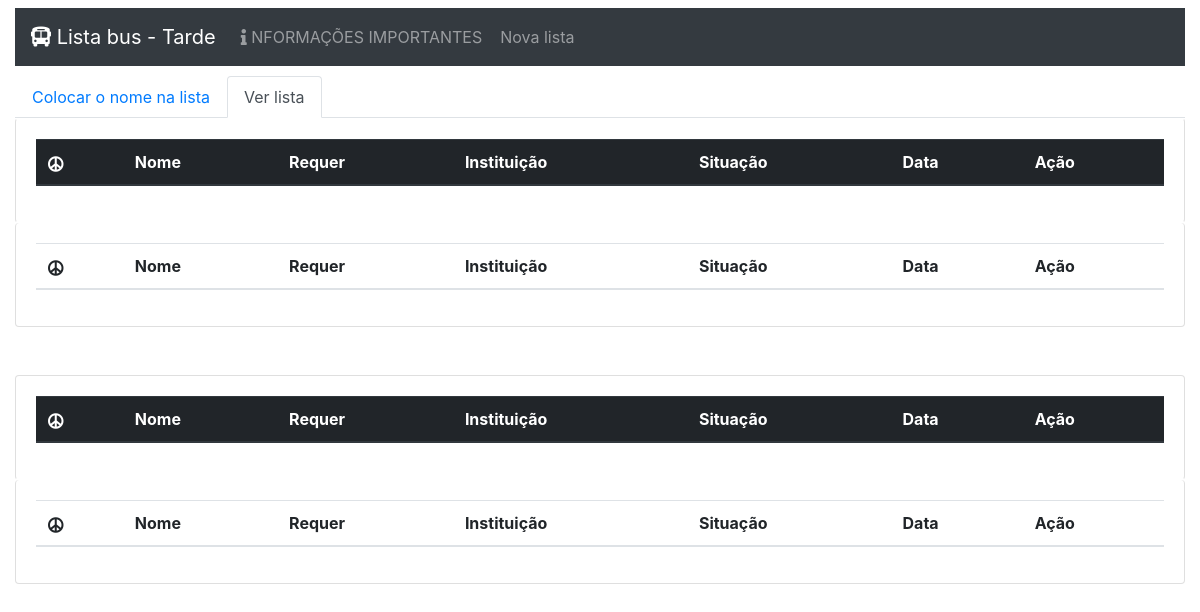
/, run on an earlier commit of the app's database.
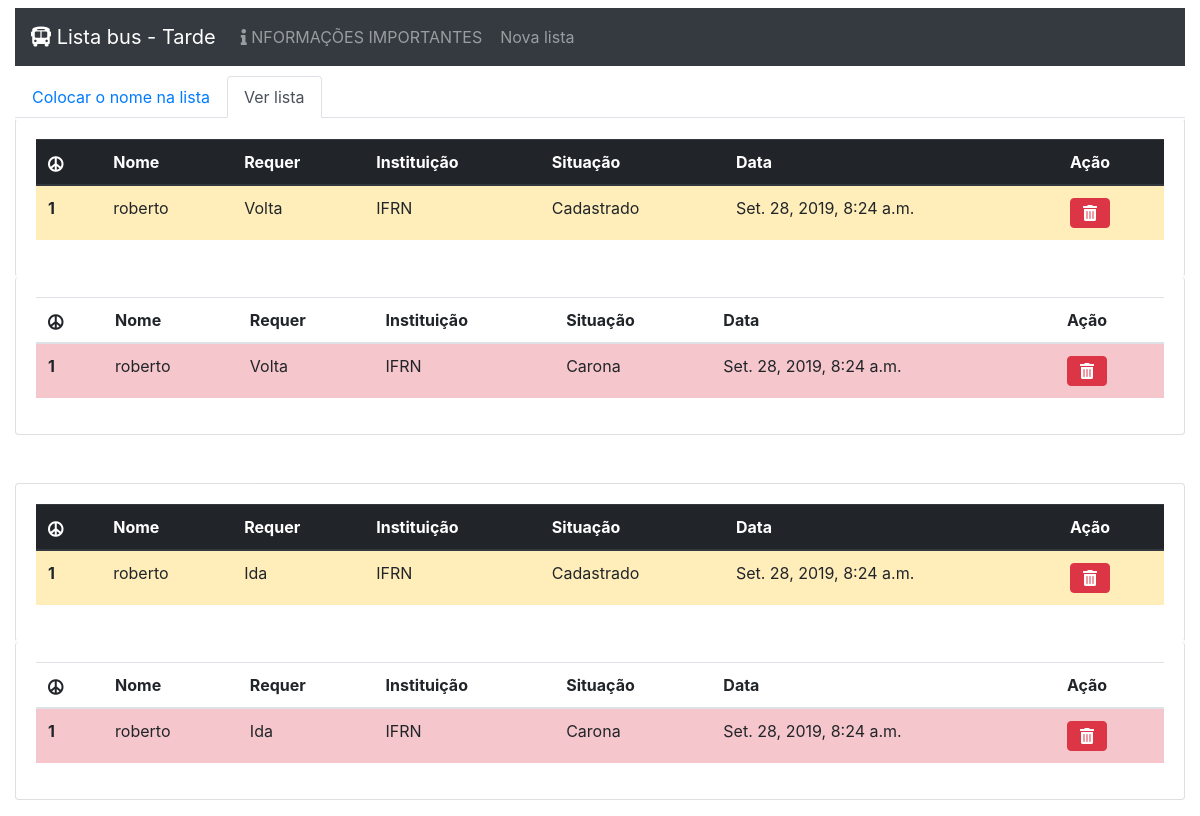
And on a later commit of the database.
### lista/models.py (models this page shows, shortened)
class Aluno(models.Model):
	IDA = 1
	IDAEVOLTA = 2
	VOLTA = 3
	STATUS_CHOICES = (
	    (IDA, 'Ida'),
	    (IDAEVOLTA, 'Ida e volta'),
	    (VOLTA, 'Volta'),
	)
	CADASTRADO = 1
	CARONA = 2
	STATUS_CHOICES2 = (
	    (CADASTRADO, 'Cadastrado'),
	    (CARONA, 'Carona'),
	)
	data = models.DateTimeField(auto_now_add=True) #default = timezone.now
	nome = models.CharField(max_length = 100)
	acao = models.IntegerField(choices=STATUS_CHOICES, default=IDAEVOLTA)
	instituicao = models.CharField(max_length = 10)
	situacao = models.IntegerField(choices=STATUS_CHOICES2, default=CADASTRADO)

### lista/views.py (the view)
# urls.py: path('', views.listar, name='menu'),
def listar (request):
	lista0 = Aluno.objects.all().filter(situacao=Aluno.CADASTRADO, acao=Aluno.VOLTA)
	lista1 = Aluno.objects.all().filter(situacao=Aluno.CADASTRADO, acao=Aluno.IDA)
	lista2 = Aluno.objects.all().filter(situacao=Aluno.CARONA,acao=Aluno.VOLTA)
	lista3 = Aluno.objects.all().filter(situacao=Aluno.CARONA,acao=Aluno.IDA)
	return render (request, 'main.html', {"cadastrados": lista0,'caronas': lista2, 'cadastradosi':lista1, 'caronasi':lista3})

### lista/templates/main.html (shortened to what the changed rows need)
<html lang="pt-br">
<head>
  <link rel="stylesheet" href="https://use.fontawesome.com/releases/v5.5.0/css/all.css">
  <link rel="stylesheet" href="https://stackpath.bootstrapcdn.com/bootstrap/4.1.3/css/bootstrap.min.css">
</head>
<body>
  <div class="container-fluid">
      <div class="tab-content" id="myTabContent">
        <div class="tab-pane fade show active" id="lv" role="tabpanel" aria-labelledby="profile-tab">
        <div class="row">
          <div class="col-md-12">
            <div class="card" style="border-top-color: white; border-bottom-color: white">
              <div class="card-body">
                  <div class="table-responsive">
                  <table class="table">
                      <thead class="thead-dark">
                      <tr>
                          <th scope="col"><i class="fas fa-peace"></i></th>
                          <th scope="col">Nome</th>
                          <th scope="col">Requer</th>
                          <th scope="col">Instituição</th>
                          <th scope="col">Situação</th>
                          <th scope="col">Data</th>
                          <th scope="col">Ação</th>
                        </tr>
                      </thead>
                      <tbody>
                        {% for lista in cadastrados %}
                        <tr class="table-warning">
                          <th scope="row">{{ forloop.counter }}</th>
                          <td >{{ lista.nome }}</td>
                          <td >{{ lista.get_acao_display }}</td>
                          <td >{{ lista.instituicao }}</td>
                          <td >{{ lista.get_situacao_display }}</td>
                          <td  >{{ lista.data }}</td>
                          <td>
                            <div class="btn-group" role="group" aria-label="Basic example">
                              <a href="{% url 'tirar' lista.id %}" class="btn btn-danger" role="button" ><i class='fas fa-trash-alt'></i></a>
                          </div>
                        </td>
                      </tr>
                        {% endfor %}
                      </tbody>
                  </table>
                  </div>
              </div>
            </div>
          </div>
        </div>
        <div class="row">
          <div class="col-md-12 ">
            <div class="card" style="border-top: white">
              <div class="card-body">
                  <div class="table-responsive">
                  <table class="table">
                      <thead class="thead">
                      <tr>
                          <th scope="col"><i class="fas fa-peace"></i></th>
                          <th scope="col">Nome</th>
                          <th scope="col">Requer</th>
                          <th scope="col">Instituição</th>
                          <th scope="col">Situação</th>
                          <th scope="col">Data</th>
                          <th scope="col">Ação</th>
                        </tr>
                      </thead>
                      <tbody>
                        {% for lista in caronas %}
                        <tr class="table-danger">
                          <th scope="row">{{ forloop.counter }}</th>
                          <td >{{ lista.nome }}</td>
                          <td >{{ lista.get_acao_display }}</td>
                          <td >{{ lista.instituicao }}</td>
                          <td >{{ lista.get_situacao_display }}</td>
                          <td  >{{ lista.data }}</td>
                          <td>
                            <div class="btn-group" role="group" aria-label="Basic example">
                              <a href="{% url 'tirar' lista.id %}" class="btn btn-danger" role="button" ><i class='fas fa-trash-alt'></i></a>
                          </div>
                        </td>
                      </tr>
                        {% endfor %}
                      </tbody>
                  </table>
                  </div>
              </div>
            </div>
          </div>
        </div>
        <div class="row">
          <div class="col-md-12 mt-5 ">
            <div class="card" style=" border-bottom-color: white">
              <div class="card-body">
                  <div class="table-responsive">
                  <table class="table">
                      <thead class="thead-dark">
                      <tr>
                          <th scope="col"><i class="fas fa-peace"></i></th>
                          <th scope="col">Nome</th>
                          <th scope="col">Requer</th>
                          <th scope="col">Instituição</th>
                          <th scope="col">Situação</th>
                          <th scope="col">Data</th>
                          <th scope="col">Ação</th>
                        </tr>
                      </thead>
                      <tbody>
                        {% for lista in cadastradosi %}
                        <tr class="table-warning">
                          <th scope="row">{{ forloop.counter }}</th>
                          <td >{{ lista.nome }}</td>
                          <td >{{ lista.get_acao_display }}</td>
                          <td >{{ lista.instituicao }}</td>
                          <td >{{ lista.get_situacao_display }}</td>
                          <td  >{{ lista.data }}</td>
                          <td>
                            <div class="btn-group" role="group" aria-label="Basic example">
                              <a href="{% url 'tirar' lista.id %}" class="btn btn-danger" role="button" ><i class='fas fa-trash-alt'></i></a>
                          </div>
                        </td>
                      </tr>
                        {% endfor %}
                      </tbody>
                  </table>
                  </div>
              </div>
            </div>
          </div>
        </div>
        <div class="row">
          <div class="col-md-12 mb-3 ">
            <div class="card" style="border-top: white">
              <div class="card-body">
                  <div class="table-responsive">
                  <table class="table">
                      <thead class="thead">
                      <tr>
                          <th scope="col"><i class="fas fa-peace"></i></th>
                          <th scope="col">Nome</th>
                          <th scope="col">Requer</th>
                          <th scope="col">Instituição</th>
                          <th scope="col">Situação</th>
                          <th scope="col">Data</th>
                          <th scope="col">Ação</th>
                        </tr>
                      </thead>
                      <tbody>
                        {% for lista in caronasi %}
                        <tr class="table-danger">
                          <th scope="row">{{ forloop.counter }}</th>
                          <td >{{ lista.nome }}</td>
                          <td >{{ lista.get_acao_display }}</td>
                          <td >{{ lista.instituicao }}</td>
                          <td >{{ lista.get_situacao_display }}</td>
                          <td  >{{ lista.data }}</td>
                          <td>
                            <div class="btn-group" role="group" aria-label="Basic example">
                              <a href="{% url 'tirar' lista.id %}" class="btn btn-danger" role="button" ><i class='fas fa-trash-alt'></i></a>
                          </div>
                        </td>
                      </tr>
                        {% endfor %}
                      </tbody>
                  </table>
                  </div>
              </div>
            </div>
          </div>
        </div>
     </div>
</div>
</div>
</body>
</html>

What changed in the data, as far as the page shows it:
added Aluno: nome "roberto", acao "Volta", instituicao "IFRN", situacao "Cadastrado", data "Set. 28, 2019, 8:24 a.m."
added Aluno: nome "roberto", acao "Volta", instituicao "IFRN", situacao "Carona", data "Set. 28, 2019, 8:24 a.m."
added Aluno: nome "roberto", acao "Ida", instituicao "IFRN", situacao "Cadastrado", data "Set. 28, 2019, 8:24 a.m."
added Aluno: nome "roberto", acao "Ida", instituicao "IFRN", situacao "Carona", data "Set. 28, 2019, 8:24 a.m."
